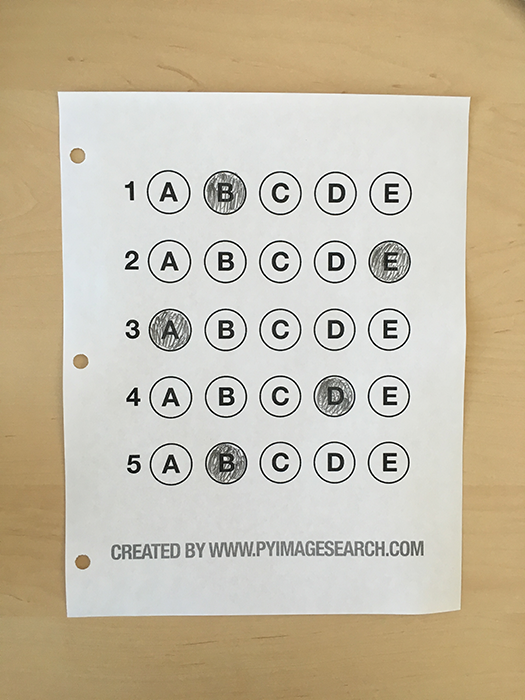
#> input picture test_05.png, 525 x 700 px
$ jupyter execute OMR_Grader.ipynb
#> lines starting #> are read from the running program, lines starting #| are printed output that depends on the picture; after the words box and inside, x2 and y2 are one past the last pixel; in counts of white or black regions, pixels touching at a corner belong together
**Import Necessary packages**

[cell 1]
from imutils.perspective import four_point_transform
from imutils import contours
import numpy as np
import argparse
import imutils
import cv2

**define the answer key which maps the question number to the correct answer**

[cell 2]
ANSWER_KEY= {0: 1,1: 4,2: 0,3: 3,4: 1}

**load the image, convert it to grayscale, blur it slightly , then find edges**

[cell 3]
image = cv2.imread("test_05.png")
#> image is the input picture: shape (700, 525, 3); mean B, G, R 166.9, 188.3, 198.8
gray = cv2.cvtColor(image,cv2.COLOR_BGR2GRAY)
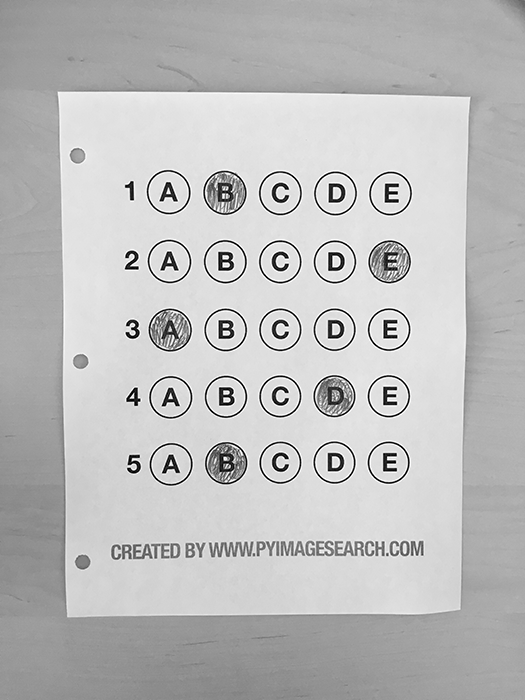
#> gray: shape (700, 525); min 0, max 255, mean 189
blurred = cv2.GaussianBlur(gray,(5,5),0)
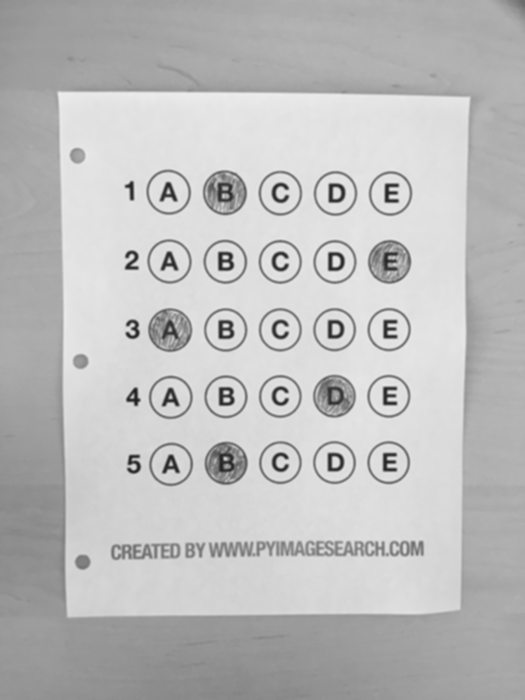
#> blurred: shape (700, 525); min 28, max 238, mean 189
edged = cv2.Canny(blurred,75,200)
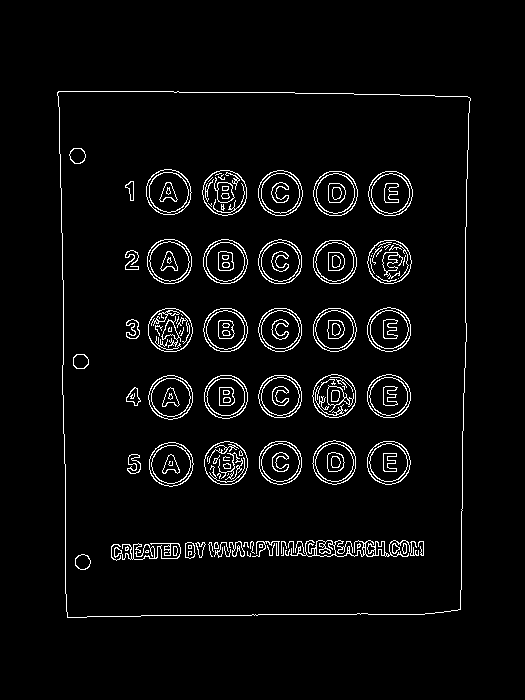
#> edged: shape (700, 525); 4% white in thin lines or dots, all inside (x1, y1, x2, y2) = (57, 91, 471, 618)

**find contours in the edge map, then initialize the contour that corresponds to the document**

[cell 4]
cnts = cv2.findContours(edged.copy(),cv2.RETR_EXTERNAL,cv2.CHAIN_APPROX_SIMPLE)
#> cnts = 1 contour; box (x1, y1, x2, y2) and area: (57, 91, 471, 618) 209467
cnts = imutils.grab_contours(cnts)
docCnt = None

**sort the contours according to their size in descending order
loop over the sorted contours and approximate the contour
if our approximated contour has four points, then we can assume we have found the paper**

[cell 5]
if len(cnts)>0:
    cnts = sorted(cnts,key=cv2.contourArea,reverse=True)
    for c in cnts:
        peri = cv2.arcLength(c,True)
        approx=cv2.approxPolyDP(c,0.02*peri,True)
        if len(approx) == 4:
            docCnt=approx
            break
#> this loop made 1 pass
#> (peri, docCnt) on pass 1: (1863.5, [[58, 91], [67, 617], [460, 609], [470, 98]])

**apply a four point perspective transform to both the
original image and grayscale image to obtain a top-down
birds eye view of the paper**

[cell 6]
paper = four_point_transform(image,docCnt.reshape(4,2))
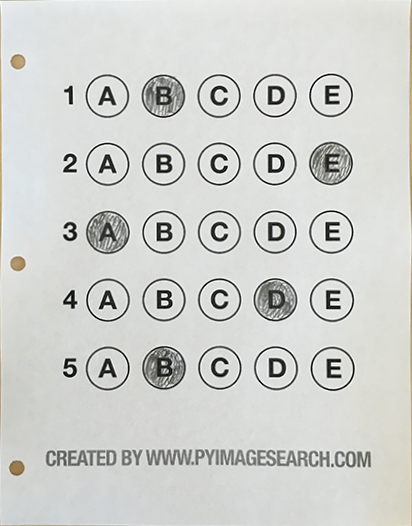
#> paper: shape (526, 412, 3); mean B, G, R 206, 209.1, 207.6
warped= four_point_transform(gray,docCnt.reshape(4,2))

**apply Otsu's thresholding method to binarize the warped piece of paper**

[cell 7]
(T,threshInv)=cv2.threshold(warped,0,255,cv2.THRESH_BINARY_INV|cv2.THRESH_OTSU)
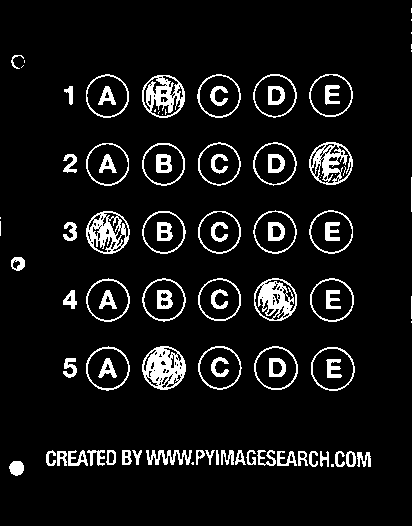
#> threshInv: shape (526, 412); 8% white; 97 white regions (20 under 20 px)
#> T = 152

**find contours in the thresholded image, then initialize
the list of contours that correspond to questions**

[cell 8]
cnts = cv2.findContours(threshInv.copy(),cv2.RETR_EXTERNAL,cv2.CHAIN_APPROX_SIMPLE)
#> cnts = 69 contours, 14 with area under 20; largest, box (x1, y1, x2, y2) and area: (311, 347, 355, 391) 1466, (254, 346, 298, 390) 1457, (86, 346, 130, 391) 1455, (310, 278, 354, 322) 1454, (309, 210, 353, 254) 1445
cnts = imutils.grab_contours(cnts)
questionCnts = []

**compute the bounding box of the contour, then use the bounding box to derive the aspect ratio**

**in order to label the contour as a question, region should be sufficiently wide, sufficiently tall, and
have an aspect ratio approximately equal to 1**

[cell 9]
for c in cnts:
    (x,y,w,h) = cv2.boundingRect(c)
    ar = w / float(h)
    if w>=20 and h>=20 and ar>=0.9 and ar<=1.1:
        questionCnts.append(c)
#> this loop made 69 passes
#> (x, y, w, h, ar) on passes 2 to 13: (191, 462, 3, 3, 1), (9, 461, 15, 15, 1), (357, 452, 14, 15, 0.933), (346, 451, 10, 16, 0.625), (335, 451, 10, 16, 0.625), (320, 451, 9, 16, 0.562), (309, 451, 9, 16, 0.562), (298, 451, 10, 15, 0.667), (277, 451, 20, 15, 1.33), (57, 451, 10, 15, 0.667), (257, 450, 19, 16, 1.19), (246, 450, 10, 15, 0.667)
#> (c, x, y, w, h, ar) on passes 1, 32, 33, 42, 43, 49: ([[331, 464], [331, 466], [333, 466], [333, 464]], 331, 464, 3, 3, 1), ([[411, 321], [411, 322]], 411, 321, 1, 2, 0.5), ([[411, 296], [411, 318]], 411, 296, 1, 23, 0.0435), ([[0, 221], [0, 235]], 0, 221, 1, 15, 0.0667), ([[0, 217], [0, 218]], 0, 217, 1, 2, 0.5), ([[411, 177], [411, 211]], 411, 177, 1, 35, 0.0286)
#> after the loop, questionCnts = 25 contours; largest, box (x1, y1, x2, y2) and area: (311, 347, 355, 391) 1466, (254, 346, 298, 390) 1457, (86, 346, 130, 391) 1455, (310, 278, 354, 322) 1454, (309, 210, 353, 254) 1445

**sort the question contours top-to-bottom, then initialize the total number of correct answers**

[cell 10]
questionCnts = contours.sort_contours(questionCnts,method="top-to-bottom")[0]

[cell 11]
correct=0

**sort the contours for the current question from left to right, then initialize the index of the bubbled answer**

**construct a mask that reveals only the current "bubble" for the question**

**apply the mask to the thresholded image, then count the number of non-zero pixels in the bubble area**

**if the current total has a larger number of total non-zero pixels, then we are examining the currently bubbled-in answer**

[cell 12]
for (q,i) in enumerate(np.arange(0,len(questionCnts),5)):
    cnts=contours.sort_contours(questionCnts[i: i+5])[0]
    bubbled=None
    for(j,c) in enumerate(cnts):
        mask=np.zeros(threshInv.shape,dtype="uint8")
        cv2.drawContours(mask,[c],-1,255,-1)

        mask=cv2.bitwise_and(threshInv,threshInv,mask=mask)
        total=cv2.countNonZero(mask)
        if bubbled is None or total>bubbled[0]:
            bubbled=(total,j)

    color=(0,0,255)
    k=ANSWER_KEY[q]

    if k==bubbled[1]:
        color=(0,255,0)
        correct+=1

    cv2.drawContours(paper,[cnts[k]],-1,color,3)
#> this loop made 5 passes
#> (i, k) on passes 1 to 5: (0, 1), (5, 4), (10, 0), (15, 3), (20, 1)
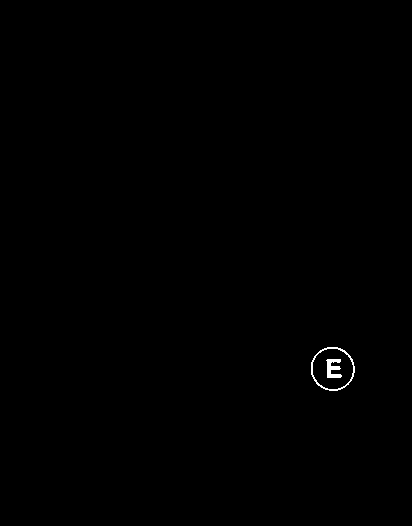
#> mask: shape (526, 412); 0.2% white; 2 white regions, box (x1, y1, x2, y2) and area: (311, 347, 355, 391) 250, (326, 359, 342, 378) 191
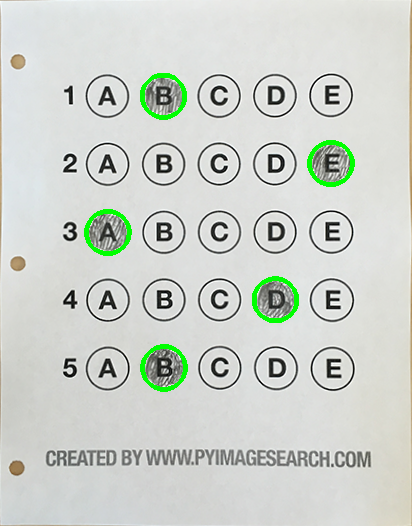
#> paper: shape (526, 412, 3); 1.4% of pixels changed, all inside (x1, y1, x2, y2) = (84, 73, 355, 392)
#> after the loop, correct = 5

**grab the test taker**

[cell 13]
score = (correct / 5.0) * 100
#> score = 100
print("[INFO] score: {:.2f}%".format(score))
#| [INFO] score: 100.00%
cv2.putText(paper, "{:.2f}%".format(score), (10, 30),
    cv2.FONT_HERSHEY_SIMPLEX, 0.9, (0, 0, 255), 2)
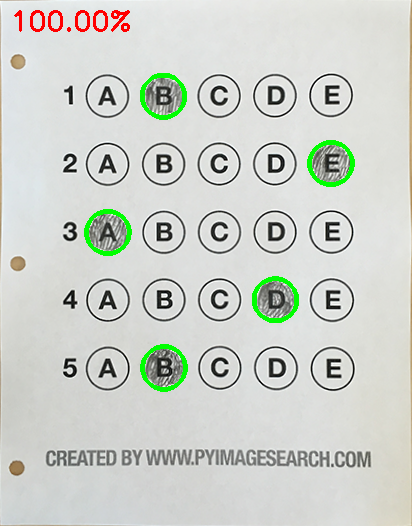
#> paper: shape (526, 412, 3); 0.43% of pixels changed, all inside (x1, y1, x2, y2) = (14, 10, 130, 32)
cv2.imshow("Original", image)
cv2.imshow("Exam", paper)
cv2.waitKey(0)
#> Out = 27

$ run again, with test_01.png copied over test_05.png
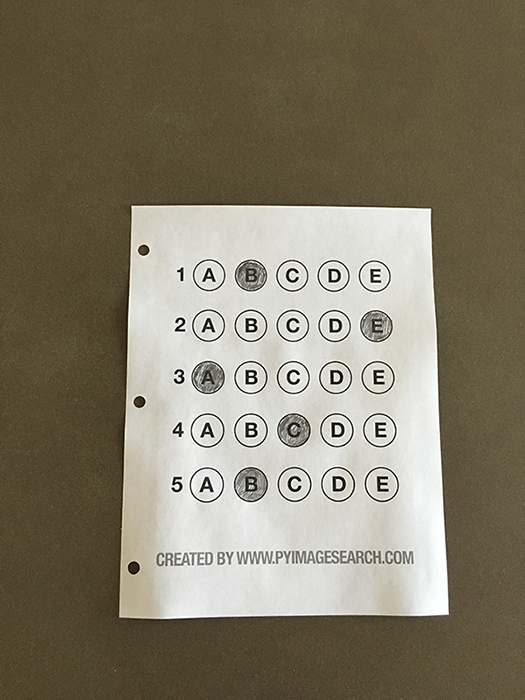
#> input picture test_01.png, 525 x 700 px
#> image is the input picture: shape (700, 525, 3); mean B, G, R 104.7, 123.2, 130.7
#> `edged = cv2.Canny(blurred,75,200)`:
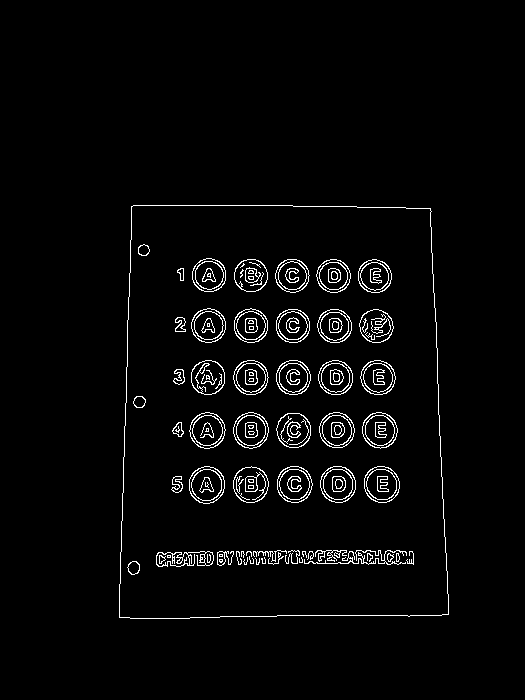
#> edged: shape (700, 525); 2.9% white in thin lines or dots, all inside (x1, y1, x2, y2) = (119, 205, 449, 619)
#> `cnts = cv2.findContours(edged.copy(),cv2.RETR_EXTERNAL,cv2.CHAIN_APPRO..`: cnts = 1 contour; box (x1, y1, x2, y2) and area: (119, 205, 449, 619) 128732
#> the loop `for c in cnts:` made 1 pass
#> (peri, docCnt) on pass 1: (1462.8, [[131, 206], [119, 617], [448, 614], [430, 208]])
#> threshInv: shape (411, 329); 9.5% white; 107 white regions (23 under 20 px)
#> T = 156
#> `cnts = cv2.findContours(threshInv.copy(),cv2.RETR_EXTERNAL,cv2.CHAIN_A..`: cnts = 82 contours, 32 with area under 20; largest, box (x1, y1, x2, y2) and area: (247, 270, 283, 305) 910, (247, 217, 283, 251) 905, (203, 270, 238, 304) 901, (68, 270, 103, 304) 901, (202, 217, 238, 251) 900
#> the loop `for c in cnts:` made 82 passes
#> (x, y, w, h, ar) on passes 4, 6, 7, 8, 9, 10, 11, 12: (263, 360, 3, 3, 1), (7, 359, 13, 13, 1), (0, 357, 1, 1, 1), (285, 351, 10, 12, 0.833), (275, 351, 8, 12, 0.667), (266, 351, 8, 12, 0.667), (254, 351, 8, 12, 0.667), (246, 351, 7, 12, 0.583)
#> after the loop `for c in cnts:`: questionCnts = 25 contours; largest, box (x1, y1, x2, y2) and area: (247, 270, 283, 305) 910, (247, 217, 283, 251) 905, (203, 270, 238, 304) 901, (68, 270, 103, 304) 901, (202, 217, 238, 251) 900
#> `questionCnts = contours.sort_contours(questionCnts,method="top-to-bott..`: questionCnts = 25 contours; largest, box (x1, y1, x2, y2) and area: (247, 270, 283, 305) 910, (247, 217, 283, 251) 905, (203, 270, 238, 304) 901, (68, 270, 103, 304) 901, (247, 164, 283, 198) 900
#> the loop `for (q,i) in enumerate(np.arange(0,len(questionCnts),5)):` made 5 passes
#> (i, color, k) on passes 1 to 5: (0, (0, 255, 0), 1), (5, (0, 255, 0), 4), (10, (0, 255, 0), 0), (15, (0, 0, 255), 3), (20, (0, 255, 0), 1)
#> after the loop `for (q,i) in enumerate(np.arange(0,len(questionCnts),5)):`: correct = 4
#> score = 80
#| [INFO] score: 80.00%
#> `cv2.putText(paper, "{:.2f}%".format(score), (10, 30), cv2.FONT_HERSHEY..`:
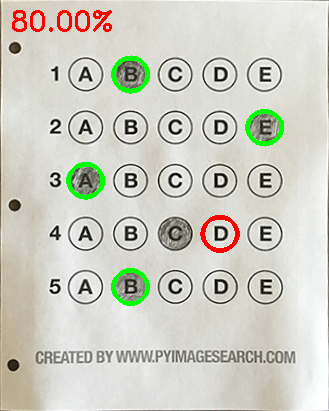
#> paper: shape (411, 329, 3); mean B, G, R 195.5, 206.2, 205.9
#> Out = 27

$ run again, with test_02.png copied over test_05.png
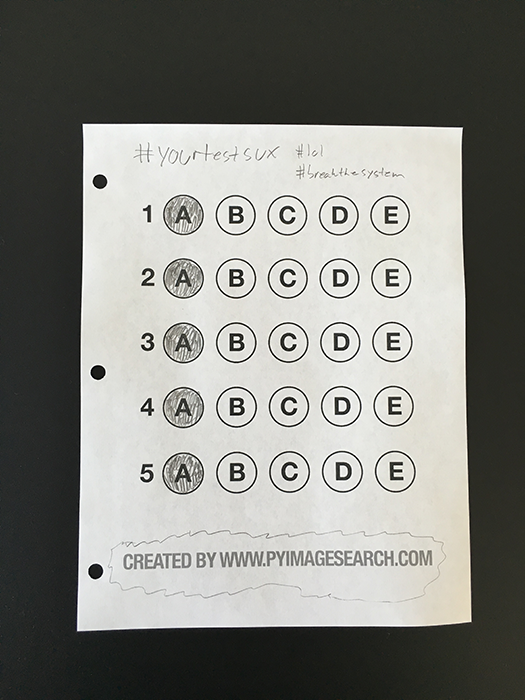
#> input picture test_02.png, 525 x 700 px
#> image is the input picture: shape (700, 525, 3); mean B, G, R 126.6, 131.7, 131.1
#> `edged = cv2.Canny(blurred,75,200)`:
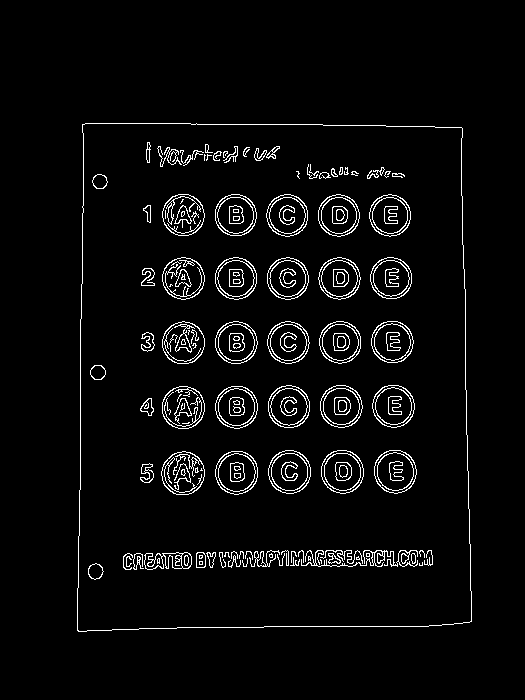
#> edged: shape (700, 525); 4.1% white in thin lines or dots, all inside (x1, y1, x2, y2) = (77, 123, 472, 632)
#> `cnts = cv2.findContours(edged.copy(),cv2.RETR_EXTERNAL,cv2.CHAIN_APPRO..`: cnts = 1 contour; box (x1, y1, x2, y2) and area: (77, 123, 472, 632) 193590
#> the loop `for c in cnts:` made 1 pass
#> (peri, docCnt) on pass 1: (1789.2, [[82, 124], [77, 630], [471, 621], [462, 128]])
#> threshInv: shape (506, 394); 8.6% white; 178 white regions (100 under 20 px)
#> T = 157
#> `cnts = cv2.findContours(threshInv.copy(),cv2.RETR_EXTERNAL,cv2.CHAIN_A..`: cnts = 132 contours, 77 with area under 20; largest, box (x1, y1, x2, y2) and area: (297, 334, 339, 376) 1336, (243, 333, 285, 375) 1332, (83, 333, 124, 375) 1316, (136, 333, 178, 375) 1315, (295, 71, 337, 114) 1313
#> the loop `for c in cnts:` made 132 passes
#> (x, y, w, h, ar) on passes 5 to 12: (10, 441, 15, 16, 0.938), (341, 434, 13, 15, 0.867), (331, 434, 9, 15, 0.6), (320, 434, 9, 15, 0.6), (306, 434, 9, 15, 0.6), (295, 434, 9, 15, 0.6), (285, 434, 9, 14, 0.643), (265, 433, 19, 15, 1.27)
#> after the loop `for c in cnts:`: questionCnts = 25 contours; largest, box (x1, y1, x2, y2) and area: (297, 334, 339, 376) 1336, (243, 333, 285, 375) 1332, (83, 333, 124, 375) 1316, (136, 333, 178, 375) 1315, (295, 71, 337, 114) 1313
#> the loop `for (q,i) in enumerate(np.arange(0,len(questionCnts),5)):` made 5 passes
#> (i, color, k, correct) on pass 3: (10, (0, 255, 0), 0, 1)
#> after the loop `for (q,i) in enumerate(np.arange(0,len(questionCnts),5)):`: correct = 1
#> score = 20
#| [INFO] score: 20.00%
#> `cv2.putText(paper, "{:.2f}%".format(score), (10, 30), cv2.FONT_HERSHEY..`:
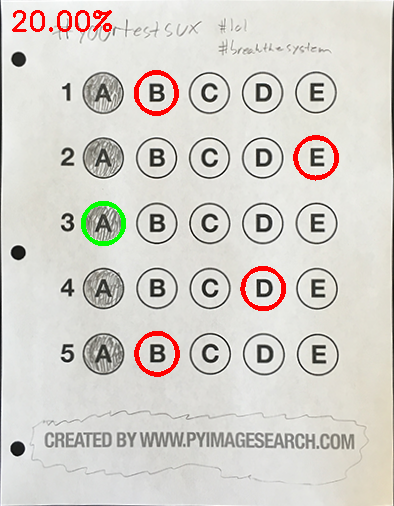
#> paper: shape (506, 394, 3); mean B, G, R 203.7, 209.8, 213.4
#> Out = 27
